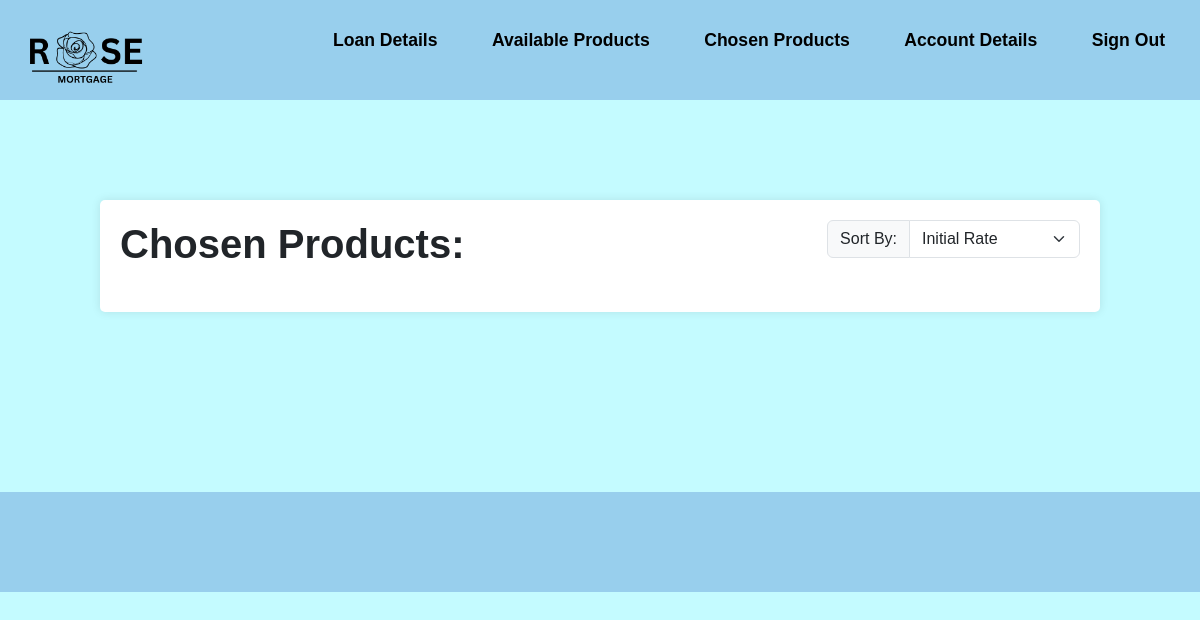
The page /MemberChosenProducts.php (signed in) on the database as committed earlier.
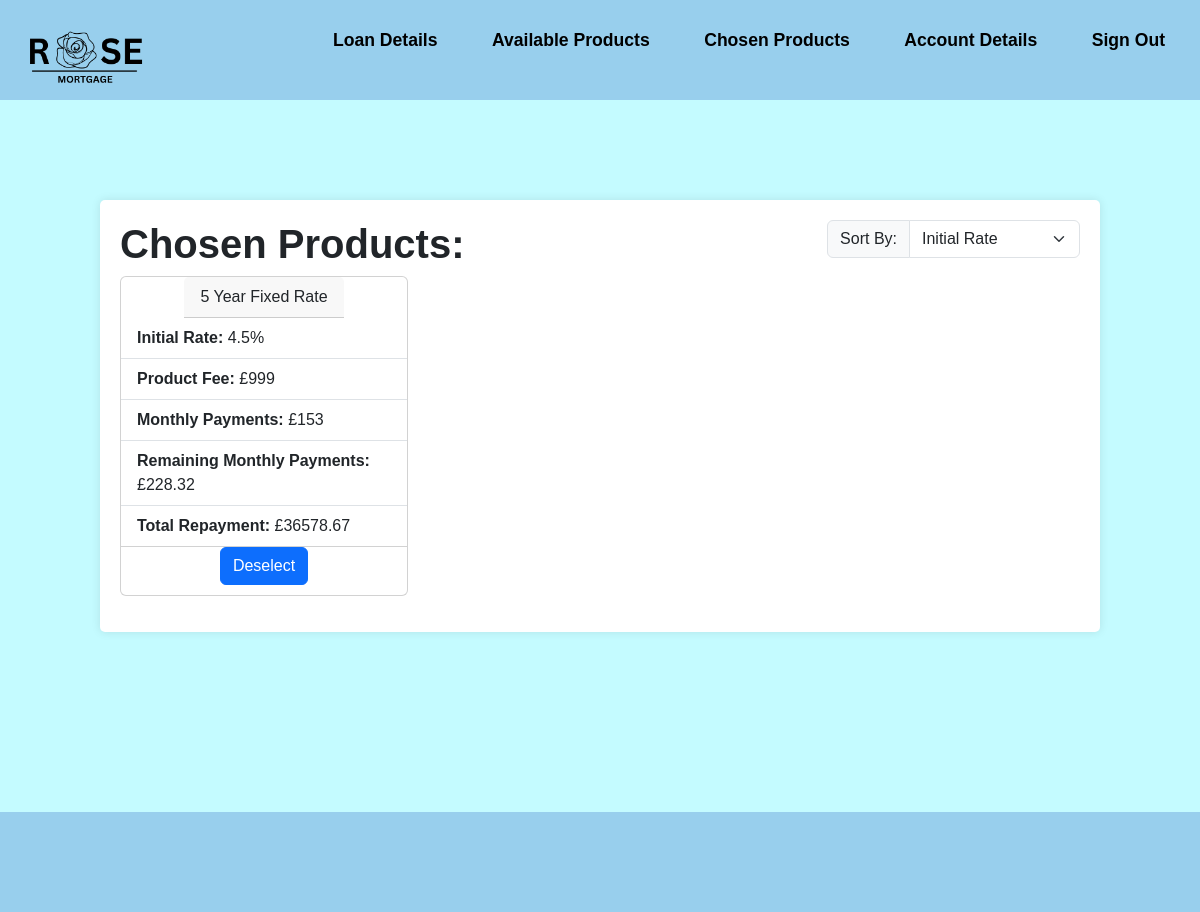
The same page on the database as committed later.
### tables this page shows
CREATE TABLE "Quote" (
	"Quote_ID"	INTEGER NOT NULL,
	"Product_ID"	INTEGER NOT NULL,
	"RegisteredUser_ID"	INTEGER NOT NULL,
	"product_starred"	INTEGER NOT NULL,
	FOREIGN KEY("Quote_ID") REFERENCES "Quote"("Quote_ID"),
	FOREIGN KEY("RegisteredUser_ID") REFERENCES "RegisteredUser"("RegisteredUser_ID"),
	FOREIGN KEY("Product_ID") REFERENCES "Product"("Product_ID"),
	PRIMARY KEY("Quote_ID" AUTOINCREMENT)
);

CREATE TABLE "Product" (
	"Product_ID"	INTEGER NOT NULL,
	"Broker_ID"	INTEGER NOT NULL,
	"YearRate"	INTEGER NOT NULL,
	"ProductType"	TEXT NOT NULL,
	"expected_income"	INTEGER NOT NULL,
	"expected_credit_score"	INTEGER NOT NULL,
	"initial_interest_rate"	REAL NOT NULL,
	"ProductFee"	INTEGER NOT NULL,
	"ltv_ratio"	REAL NOT NULL,
	"aDraft"	INTEGER NOT NULL,
	PRIMARY KEY("Product_ID" AUTOINCREMENT),
	FOREIGN KEY("Broker_ID") REFERENCES "Broker"("Broker_ID")
);

CREATE TABLE "financialdetails" (
	"financial_ID"	INTEGER,
	"RegisteredUser_ID"	INTEGER NOT NULL,
	"annual_income"	INTEGER NOT NULL,
	"additional_income_amount"	INTEGER NOT NULL,
	"total_balance"	INTEGER NOT NULL,
	"other_commitments"	TEXT NOT NULL,
	"monthly_spending_amounts"	INTEGER NOT NULL,
	"credit_score"	TEXT NOT NULL,
	"mortgage_reason"	TEXT NOT NULL,
	"estimated_property_value"	INTEGER NOT NULL,
	"borrow_amount"	INTEGER NOT NULL,
	"mortgage_term"	INTEGER NOT NULL,
	"user_ltv"	INTEGER,
	FOREIGN KEY("RegisteredUser_ID") REFERENCES "RegisteredUser"("RegisteredUser_ID"),
	PRIMARY KEY("financial_ID" AUTOINCREMENT)
);

### MemberChosenProducts.php (the view, shortened to what this page needs)
<?php
require_once 'connection.php';
$RegisteredUser_ID = $_SESSION['RegisteredUser_ID'];
$sql = "SELECT *
        FROM Quote
        LEFT JOIN RegisteredUser ON (Quote.RegisteredUser_ID = RegisteredUser.RegisteredUser_ID)
        LEFT JOIN Product ON (Quote.Product_ID = Product.Product_ID)
        LEFT JOIN financialdetails ON (financialdetails.RegisteredUser_ID = RegisteredUser.RegisteredUser_ID)
        WHERE product_starred = 1
        AND RegisteredUser.RegisteredUser_ID = :registered_user_id
        ";
$sortingOption = isset($_GET['sort']) ? $_GET['sort'] : '1';
if($sortingOption == '1'){
    $sql .= "ORDER BY Product.initial_interest_rate DESC";
   } else if ($sortingOption == '2'){
    $sql .= "ORDER BY Product.YearRate DESC";
    } else if ($sortingOption == '3'){
    $sql .= "ORDER BY Product.YearRate DESC";
    }
$statement = $db->query($sql);
$statement->bindParam(':registered_user_id', $RegisteredUser_ID);
$statement->execute();
?>
<!DOCTYPE html>
<html lang="en">
<head>
    <link rel="stylesheet"
        href="https://cdn.jsdelivr.net/npm/bootstrap@5.3.2/dist/css/bootstrap.min.css"
>
    <link rel="stylesheet" href="style.css">
</head>
<body>
    <header class="flex-container">
        <a href="MemberViewProducts.php"> <img src="Assets/logo.png" alt="Rose Mortgage"> </a>
        <div>
            <ul class="nav-links">
                <li><a href="Loan-details.php">Loan Details</a></li>
                <li><a href="MemberViewProducts.php">Available Products</a></li>
                <li><a href="MemberChosenProducts.php">Chosen Products</a></li>
                <li><a href="MemberAccountDetails.php">Account Details</a></li>
                <li><a href="home.php">Sign Out</a></li>
            </ul>
        </div>
    </header>
    <div class="largecontainer">
        <div class="flex-container">
            <div>
                <h1><b>Chosen Products:</b></h1>
            </div>
            <div>
                <div class="input-group mb-3">
                    <label class="input-group-text" for="inputGroupSelect01">Sort By:</label>
                    <select class="form-select" id="inputGroupSelect01" onchange="sortProducts()">
                        <option value="1"<?php echo ($sortingOption == '1')? 'selected' : '';?>>Initial Rate</option>
                    </select>
                </div>
            </div>
        </div>
        <div class="flex-table">
            <?php while ($row = $statement->fetch(PDO::FETCH_ASSOC)) {
                $initialmonthlyInterestRate = $row["initial_interest_rate"] / 100/ 12;
                $initialmonths = $row["mortgage_term"]*12;
                $initialmonthlyPayments = $row["borrow_amount"] * (($initialmonthlyInterestRate * pow((1 + $initialmonthlyInterestRate), $initialmonths)) / (pow((1 + $initialmonthlyInterestRate), $initialmonths) - 1));
                $initialrounded = round($initialmonthlyPayments,2);
                $remainingmonthlyInterestRate = 7.5/100/12;
                $remainingmonths = ($row["mortgage_term"] - $row["YearRate"]) * 12;
                $remainingamount = ($row["borrow_amount"] - ($row["YearRate"] * $initialmonthlyPayments));
                $remainingmonthlyPayments = $remainingamount * (($remainingmonthlyInterestRate * pow((1 + $remainingmonthlyInterestRate), $remainingmonths)) / (pow((1 + $remainingmonthlyInterestRate), $remainingmonths) - 1));
                $remainingrounded = round($remainingmonthlyPayments,2);
                $totalpayment = (($row["YearRate"]*12)*$initialmonthlyPayments) + ((($row["mortgage_term"]-$row["YearRate"])*12)*$remainingmonthlyPayments);
                $totalrounded = round($totalpayment,2);
                ?>
                <div class="card" style="width: 18rem;">
                    <div class="card-header">
                        <?php echo $row["YearRate"] . " Year " . $row["ProductType"]; ?>
                    </div>
                    <ul class="list-group list-group-flush">
                        <li class="list-group-item"><b>Initial Rate: </b><?php echo $row["initial_interest_rate"]; ?>%</li>
                        <li class="list-group-item"><b>Product Fee: </b><?php echo $row["ProductFee"]; ?></li>
                        <li class="list-group-item"><b>Monthly Payments: </b>£<?php echo $initialrounded; ?></li>
                        <li class="list-group-item"><b>Remaining Monthly Payments: </b>£<?php echo $remainingrounded; ?></li>
                        <li class="list-group-item"><b>Total Repayment: </b>£<?php echo $totalrounded; ?></li>
                    </ul>
                    <form method="post" action="">
                        <button type="submit" name="deselect" class="btn btn-primary">Deselect</button>
                    </form>
                </div>
            <?php } ?>
        </div>
    </div>
    <footer>
    </footer>
</body>
</html>

### style.css (style rules this page uses)
* { margin: 0; padding: 0; text-decoration: none; font-family: Arial, Helvetica, sans-serif; box-sizing: border-box; list-style: none; }
a { color: #000; text-decoration: none; }
header { background-color: #98CFED; padding: 10px; color: black; height: 100px; width: 100%; top: 0; display: flex; justify-content: flex-start; align-items: center; z-index: 1000; }
.nav-links li { display: inline-block; position: relative; margin: 0 25px; }
.nav-links li a { font-weight: bold; font-size: 1.1rem; text-decoration: none; color: black; }
.nav-links li::after { content: ''; width: 0%; height: 2px; background: #000; display: block; margin: auto; position: absolute; top: 100%; left: 50%; transform: translate(-50%); transition: 0.7s; }
header img { width: 150px; height: auto; }
body { background-color: #c4fbff; display: flex; flex-direction: column; min-height: 100vh; }
input[type="number"], button { width: 100%; padding: 10px; margin-bottom: 10px; border-radius: 3px; border: 1px solid #ccc; }
button { background-color: #007BFF; color: #fff; cursor: pointer; }
.card { height: 100%; display: flex; justify-content: center; align-items: center; }
ul { flex: 1; margin-bottom: 20px; }
ul li { list-style-type: disc; }
.largecontainer { width: 1000px; margin: 100px auto 80px; padding: 20px; background-color: #fff; border-radius: 5px; box-shadow: 0 0 10px rgba(0, 0, 0, 0.1); }
.flex-container { display: flex; flex-direction: row; justify-content:space-between; }
.flex-table { display:flex; flex-direction: row; flex-wrap: wrap; align-content: flex-start; justify-content: space-between; margin-right: 20px; margin-bottom: 1em; }
label { display: block; font-weight: bold; }
.input-group { margin-bottom: 20px; }
footer { background-color: #98CFED; padding: 10px; color: black; height: 100px; width: 100%; bottom: 0; z-index: 1000; margin-top: 100px; }

Rows that differ between the two databases and show on the page:
now on this page (row edited): quote: Product_ID.YearRate "5", Product_ID.ProductType "Fixed Rate", Product_ID.initial_interest_rate "4.5", Product_ID.ProductFee "£999", financialdetails.borrow_amount+mortgage_term "153", financialdetails.borrow_amount "228.32", Product_ID.mortgage_term "36578.67"
